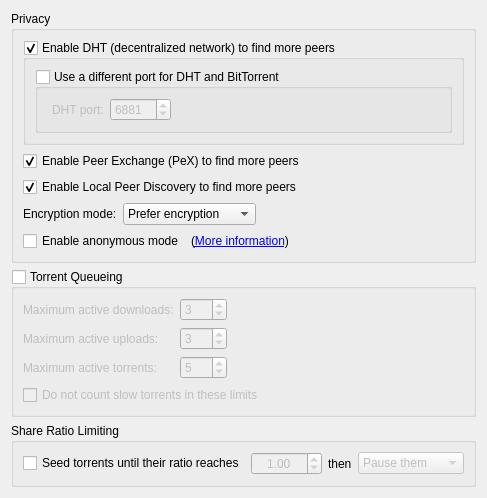
          <widget class="QWidget" name="scrollAreaWidgetContents_4">
           <property name="geometry">
            <rect>
             <x>0</x>
             <y>0</y>
             <width>418</width>
             <height>442</height>
            </rect>
           </property>
           <layout class="QVBoxLayout" name="verticalLayout_7">
            <item>
             <widget class="QGroupBox" name="AddBTFeaturesBox">
              <property name="title">
               <string>Privacy</string>
              </property>
              <layout class="QVBoxLayout" name="verticalLayout_14">
               <item>
                <widget class="QGroupBox" name="checkDHT">
                 <property name="title">
                  <string>Enable DHT (decentralized network) to find more peers</string>
                 </property>
                 <property name="checkable">
                  <bool>true</bool>
                 </property>
                 <layout class="QVBoxLayout" name="verticalLayout_18">
                  <item>
                   <widget class="QGroupBox" name="checkDifferentDHTPort">
                    <property name="title">
                     <string>Use a different port for DHT and BitTorrent</string>
                    </property>
                    <property name="checkable">
                     <bool>true</bool>
                    </property>
                    <property name="checked">
                     <bool>false</bool>
                    </property>
                    <layout class="QVBoxLayout" name="verticalLayout_17">
                     <property name="bottomMargin">
                      <number>9</number>
                     </property>
                     <item>
                      <layout class="QHBoxLayout" name="horizontalLayout_8">
                       <property name="leftMargin">
                        <number>5</number>
                       </property>
                       <item>
                        <widget class="QLabel" name="dh_port_lbl">
                         <property name="text">
                          <string>DHT port:</string>
                         </property>
                        </widget>
                       </item>
                       <item>
                        <widget class="QSpinBox" name="spinDHTPort">
                         <property name="minimum">
                          <number>1</number>
                         </property>
                         <property name="maximum">
                          <number>65525</number>
                         </property>
                         <property name="value">
                          <number>6881</number>
                         </property>
                        </widget>
                       </item>
                       <item>
                        <spacer name="horizontalSpacer_5">
                         <property name="orientation">
                          <enum>Qt::Horizontal</enum>
                         </property>
                         <property name="sizeHint" stdset="0">
                          <size>
                           <width>40</width>
                           <height>20</height>
                          </size>
                         </property>
                        </spacer>
                       </item>
                      </layout>
                     </item>
                    </layout>
                   </widget>
                  </item>
                 </layout>
                </widget>
               </item>
               <item>
                <widget class="QCheckBox" name="checkPeX">
                 <property name="toolTip">
                  <string>Exchange peers with compatible Bittorrent clients (µTorrent, Vuze, ...)</string>
                 </property>
                 <property name="text">
                  <string>Enable Peer Exchange (PeX) to find more peers</string>
                 </property>
                 <property name="checked">
                  <bool>true</bool>
                 </property>
                </widget>
               </item>
               <item>
                <widget class="QCheckBox" name="checkLSD">
                 <property name="toolTip">
                  <string>Look for peers on your local network</string>
                 </property>
                 <property name="text">
                  <string>Enable Local Peer Discovery to find more peers</string>
                 </property>
                 <property name="checked">
                  <bool>true</bool>
                 </property>
                </widget>
               </item>
               <item>
                <layout class="QHBoxLayout">
                 <item>
                  <widget class="QLabel" name="lbl_encryption">
                   <property name="text">
                    <string>Encryption mode:</string>
                   </property>
                  </widget>
                 </item>
                 <item>
                  <widget class="QComboBox" name="comboEncryption">
                   <item>
                    <property name="text">
                     <string>Prefer encryption</string>
                    </property>
                   </item>
                   <item>
                    <property name="text">
                     <string>Require encryption</string>
                    </property>
                   </item>
                   <item>
                    <property name="text">
                     <string>Disable encryption</string>
                    </property>
                   </item>
                  </widget>
                 </item>
                 <item>
                  <spacer>
                   <property name="orientation">
                    <enum>Qt::Horizontal</enum>
                   </property>
                   <property name="sizeHint" stdset="0">
                    <size>
                     <width>40</width>
                     <height>20</height>
                    </size>
                   </property>
                  </spacer>
                 </item>
                </layout>
               </item>
               <item>
                <layout class="QHBoxLayout" name="horizontalLayout_6">
                 <item>
                  <widget class="QCheckBox" name="checkAnonymousMode">
                   <property name="text">
                    <string>Enable anonymous mode</string>
                   </property>
                  </widget>
                 </item>
                 <item>
                  <widget class="QLabel" name="label_anonymous">
                   <property name="text">
                    <string> (&lt;a href=&quot;http://github.com/qbittorrent/qBittorrent/wiki/Anonymous-Mode&quot;&gt;More information&lt;/a&gt;)</string>
                   </property>
                   <property name="openExternalLinks">
                    <bool>true</bool>
                   </property>
                  </widget>
                 </item>
                 <item>
                  <spacer name="horizontalSpacer_14">
                   <property name="orientation">
                    <enum>Qt::Horizontal</enum>
                   </property>
                   <property name="sizeHint" stdset="0">
                    <size>
                     <width>40</width>
                     <height>20</height>
                    </size>
                   </property>
                  </spacer>
                 </item>
                </layout>
               </item>
              </layout>
             </widget>
            </item>
            <item>
             <widget class="QGroupBox" name="checkEnableQueueing">
              <property name="title">
               <string>Torrent Queueing</string>
              </property>
              <property name="checkable">
               <bool>true</bool>
              </property>
              <property name="checked">
               <bool>false</bool>
              </property>
              <layout class="QGridLayout" name="gridLayout_2">
               <property name="bottomMargin">
                <number>9</number>
               </property>
               <item row="0" column="0">
                <widget class="QLabel" name="label_max_active_dl">
                 <property name="text">
                  <string>Maximum active downloads:</string>
                 </property>
                </widget>
               </item>
               <item row="0" column="1">
                <widget class="QSpinBox" name="spinMaxActiveDownloads">
                 <property name="minimum">
                  <number>-1</number>
                 </property>
                 <property name="maximum">
                  <number>999</number>
                 </property>
                 <property name="value">
                  <number>3</number>
                 </property>
                </widget>
               </item>
               <item row="1" column="0">
                <widget class="QLabel" name="label_max_active_up">
                 <property name="text">
                  <string>Maximum active uploads:</string>
                 </property>
                </widget>
               </item>
               <item row="1" column="1">
                <widget class="QSpinBox" name="spinMaxActiveUploads">
                 <property name="minimum">
                  <number>-1</number>
                 </property>
                 <property name="maximum">
                  <number>999</number>
                 </property>
                 <property name="value">
                  <number>3</number>
                 </property>
                </widget>
               </item>
               <item row="2" column="0">
                <widget class="QLabel" name="maxActiveTorrents_lbl">
                 <property name="text">
                  <string>Maximum active torrents:</string>
                 </property>
                </widget>
               </item>
               <item row="2" column="1">
                <widget class="QSpinBox" name="spinMaxActiveTorrents">
                 <property name="minimum">
                  <number>-1</number>
                 </property>
                 <property name="maximum">
                  <number>999</number>
                 </property>
                 <property name="value">
                  <number>5</number>
                 </property>
                </widget>
               </item>
               <item row="1" column="2">
                <spacer name="horizontalSpacer_2">
                 <property name="orientation">
                  <enum>Qt::Horizontal</enum>
                 </property>
                 <property name="sizeHint" stdset="0">
                  <size>
                   <width>40</width>
                   <height>20</height>
                  </size>
                 </property>
                </spacer>
               </item>
               <item row="0" column="2">
                <spacer name="horizontalSpacer_7">
                 <property name="orientation">
                  <enum>Qt::Horizontal</enum>
                 </property>
                 <property name="sizeHint" stdset="0">
                  <size>
                   <width>40</width>
                   <height>20</height>
                  </size>
                 </property>
                </spacer>
               </item>
               <item row="2" column="2">
                <spacer name="horizontalSpacer_11">
                 <property name="orientation">
                  <enum>Qt::Horizontal</enum>
                 </property>
                 <property name="sizeHint" stdset="0">
                  <size>
                   <width>40</width>
                   <height>20</height>
                  </size>
                 </property>
                </spacer>
               </item>
               <item row="3" column="0" colspan="3">
                <widget class="QCheckBox" name="checkIgnoreSlowTorrentsForQueueing">
                 <property name="text">
                  <string>Do not count slow torrents in these limits</string>
                 </property>
                </widget>
               </item>
              </layout>
             </widget>
            </item>
            <item>
             <widget class="QGroupBox" name="ratioBox">
              <property name="title">
               <string>Share Ratio Limiting</string>
              </property>
              <layout class="QVBoxLayout">
               <property name="bottomMargin">
                <number>9</number>
               </property>
               <item>
                <layout class="QHBoxLayout">
                 <item>
                  <widget class="QCheckBox" name="checkMaxRatio">
                   <property name="text">
                    <string>Seed torrents until their ratio reaches</string>
                   </property>
                  </widget>
                 </item>
                 <item>
                  <widget class="QDoubleSpinBox" name="spinMaxRatio">
                   <property name="enabled">
                    <bool>false</bool>
                   </property>
                   <property name="alignment">
                    <set>Qt::AlignHCenter</set>
                   </property>
                   <property name="minimum">
                    <double>0.000000000000000</double>
                   </property>
                   <property name="maximum">
                    <double>9998.000000000000000</double>
                   </property>
                   <property name="singleStep">
                    <double>0.050000000000000</double>
                   </property>
                   <property name="value">
                    <double>1.000000000000000</double>
                   </property>
                  </widget>
                 </item>
                 <item>
                  <widget class="QLabel" name="label">
                   <property name="text">
                    <string>then</string>
                   </property>
                  </widget>
                 </item>
                 <item>
                  <widget class="QComboBox" name="comboRatioLimitAct">
                   <property name="enabled">
                    <bool>false</bool>
                   </property>
                   <item>
                    <property name="text">
                     <string>Pause them</string>
                    </property>
                   </item>
                   <item>
                    <property name="text">
                     <string>Remove them</string>
                    </property>
                   </item>
                  </widget>
                 </item>
                </layout>
               </item>
              </layout>
             </widget>
            </item>
            <item>
             <spacer name="verticalSpacer_8">
              <property name="orientation">
               <enum>Qt::Vertical</enum>
              </property>
              <property name="sizeHint" stdset="0">
               <size>
                <width>20</width>
                <height>40</height>
               </size>
              </property>
             </spacer>
            </item>
           </layout>
          </widget>
